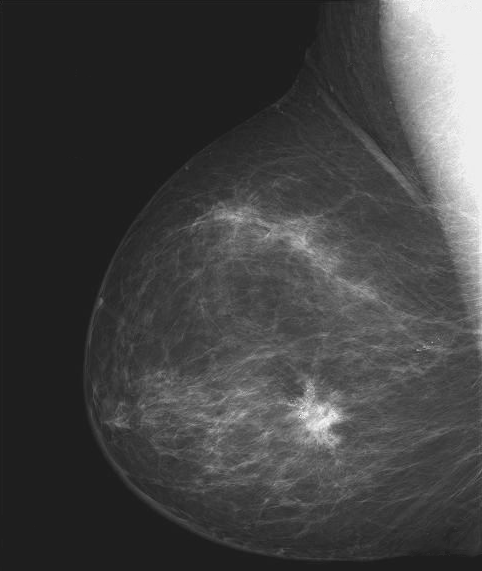
#> input picture CH03/input/Fig0304(a)(breast_digital_Xray).tif, 482 x 571 px
$ python image-negative.py
#> lines starting #> are read from the running program, lines starting #| are printed output that depends on the picture
import skimage
from skimage import io, filters, color
import matplotlib.pyplot as plt
import numpy as np


FILE_NAME = "Fig0304(a)(breast_digital_Xray).tif"
INPUT_FILE = "input/"+FILE_NAME
OUTPUT_FILE = "output/"+FILE_NAME[:-3]+".png"

img = io.imread(INPUT_FILE)
#> img is the input picture: shape (571, 482); min 21, max 255, mean 66.7
img = skimage.img_as_float(img)

img_neg = 1.0 - img
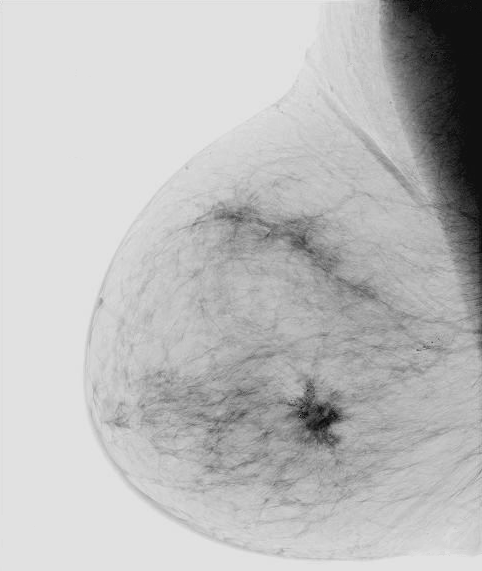
#> img_neg: shape (571, 482) float64; min 0, max 0.918, mean 0.738

plt.figure(1)
plt.subplot(121)
plt.imshow(img, cmap="gray")
plt.subplot(122)
plt.imshow(img_neg, cmap="gray")
plt.show()
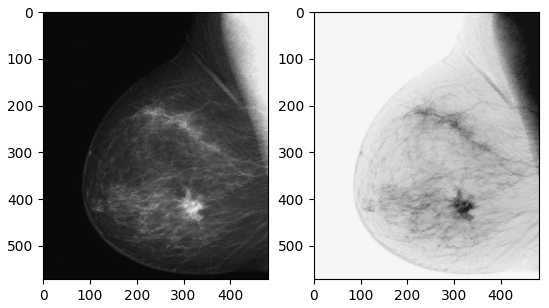
#> figure drawn by matplotlib, 2 panels

io.imsave(OUTPUT_FILE,img_neg)
